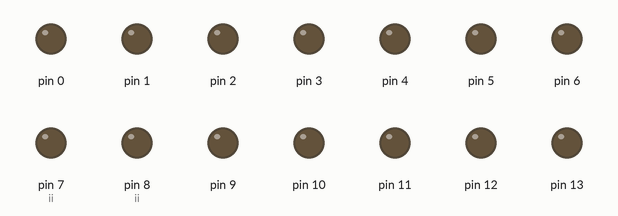
Simulated run of this sketch. Board: Arduino Uno, built with avr-gcc and run on an emulated ATmega328P. On the bench: output pins drawn as LEDs (lit = HIGH).

Above: at 0.1 s.
At 45.1 s:
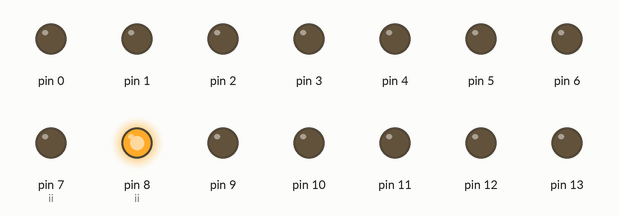
At 90.1 s:
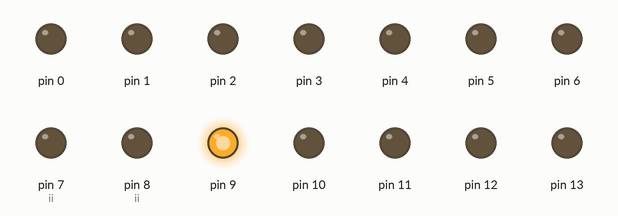
Timing chart, 0 to 91.6 s (numbered marks = the images above):
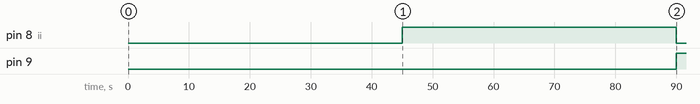

The sketch:

RelayTester.ino
```cpp
	int ii = 7;
	void setup () {
		  pinMode(0, OUTPUT);
		  pinMode(1, OUTPUT);
		  pinMode(2, OUTPUT);
		  pinMode(3, OUTPUT);
		  pinMode(4, OUTPUT);
		  pinMode(5, OUTPUT);
		  pinMode(6, OUTPUT);
		  pinMode(7, OUTPUT);
		  pinMode(8, OUTPUT);
		  pinMode(9, OUTPUT);
		  pinMode(10, OUTPUT);
		  pinMode(11, OUTPUT);
		  pinMode(12, OUTPUT);
		  pinMode(13, OUTPUT);
		  pinMode(14, OUTPUT);
		  pinMode(15, OUTPUT);

	}
	void loop() {
	  delay(45000);
	   digitalWrite(ii, LOW);
	   ii++;
	   digitalWrite(ii, HIGH);
	   if (ii > 15) {
	        digitalWrite(ii, LOW);
	     ii = 8;
	   }
	}
```

Measured:
- by itself, pin 8 (ii): LOW → HIGH at 45.0 s, → LOW 45.0 s later
- by itself, pin 9: LOW → HIGH at 90.0 s
